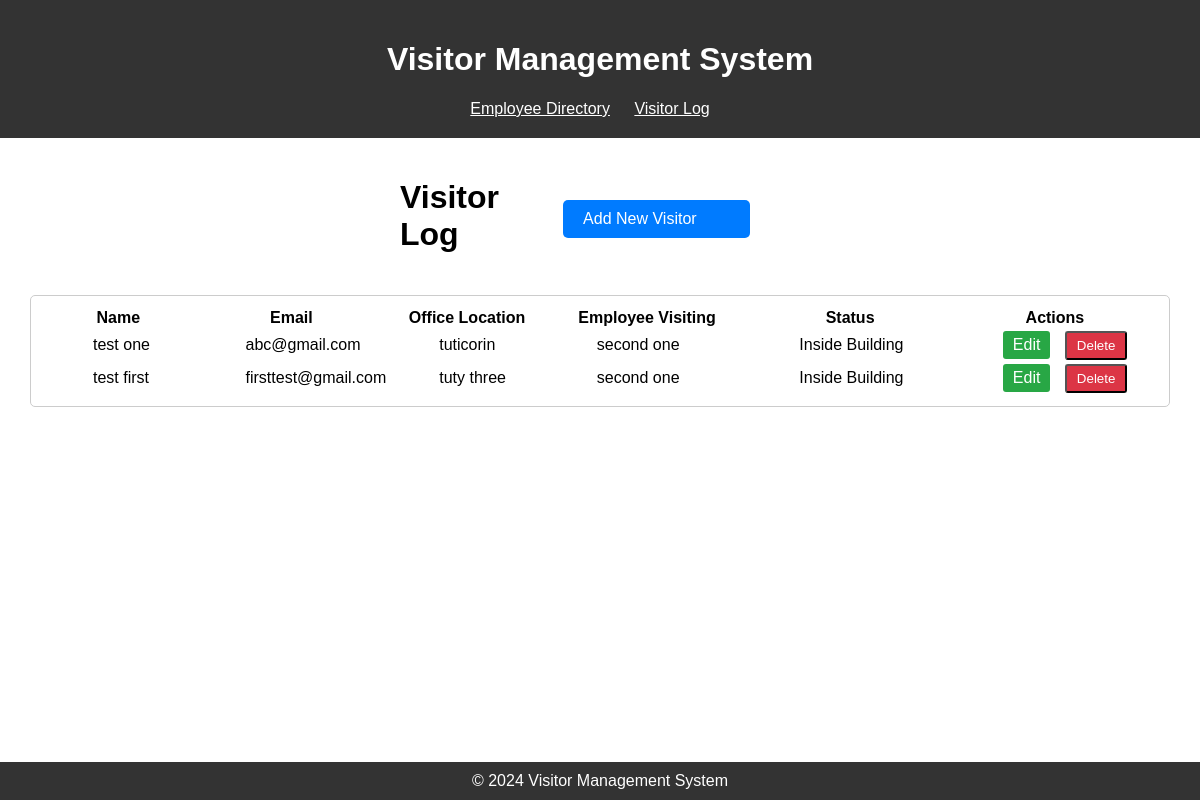
The app's page /visitors/ (signed in) with its own data.
### visitor_management/models.py (models this page shows)
class Visitor(models.Model):
    WAITING_FOR_CHECK_IN = 'Waiting for Check in'
    INSIDE_BUILDING = 'Inside Building'
    CHECKED_OUT = 'Checked Out'
    STATUS_CHOICES = [
        (WAITING_FOR_CHECK_IN, 'Waiting for Check in'),
        (INSIDE_BUILDING, 'Inside Building'),
        (CHECKED_OUT, 'Checked Out'),
    ]
    name = models.CharField(max_length=100)
    email = models.EmailField()
    office_location = models.CharField(max_length=100)
    employee_visiting = models.ForeignKey(Employee, on_delete=models.CASCADE)
    status = models.CharField(max_length=20, choices=STATUS_CHOICES)

class Employee(models.Model):
    name = models.CharField(max_length=100)
    email = models.EmailField(unique=True)
    office_location = models.CharField(max_length=100)
    department = models.CharField(max_length=100)
    def __str__(self):
        return self.name

### visitor_management/views.py (the view)
# urls.py: path('visitors/', views.VisitorListView.as_view(), name='visitor_list'),
class VisitorListView(APIView):
    def get(self, request):
        visitors = Visitor.objects.all()
        return render(request, 'visitor/visitor_list.html', {'visitors': visitors})

### visitor_management/templates/visitor/visitor_list.html (shortened to what this page needs)
{% extends 'base.html' %}
{% block content %}
<div style="display: flex; justify-content: space-between; align-items: center; margin: 0 auto; margin-top: 20px;">
    <h1 style="margin-left: 400px;">Visitor Log</h1>
    <a href="{% url 'visitor_add' %}" class="add-button" style="margin-right: 450px; margin-top: 25px;">Add New Visitor</a>
</div>
<div class="table-container" style="margin-top: 20px; margin-left: 30px; margin-right: 30px; padding: 10px; border: 1px solid #ccc; border-radius: 5px; overflow-x: auto;">
    <table class="employee-table" style="width: 100%; border-collapse: separate;">
        <thead>
            <tr>
                <th style="width: 15%;">Name</th>
                <th style="width: 10%;">Email</th>
                <th style="width: 15%;">Office Location</th>
                <th style="width: 20%;">Employee Visiting</th>
                <th style="width: 20%;">Status</th>
                <th style="width: 40%;">Actions</th>
            </tr>
        </thead>
        <tbody>
            {% for visitor in visitors %}
            <tr>
                <td style="padding-left: 50px;">{{ visitor.name }}</td>
                <td style="padding-left: 50px;">{{ visitor.email }}</td>
                <td style="padding-left: 50px;">{{ visitor.office_location }}</td>
                <td style="padding-left: 50px;">{{ visitor.employee_visiting }}</td>
                <td style="padding-left: 50px;">{{ visitor.status }}</td>
                <td style="padding-left: 50px;">
                    <a href="{% url 'visitor_edit' visitor.pk %}" class="edit-button">Edit</a>
                    <form action="{% url 'visitor_delete' visitor.pk %}" method="post" style="display: inline;">
                        <button type="submit" class="delete-button" onclick="return confirm('Are you sure you want to delete {{ visitor.name }}?')">Delete</button>
                    </form>
                </td>
            </tr>
            {% endfor %}
        </tbody>
    </table>
</div>
{% endblock %}

### visitor_management/templates/base.html (style rules this page uses)
body { margin: 0; padding: 0; font-family: Arial, sans-serif; }
.add-button { display: block; margin-bottom: 20px; padding: 10px 20px; background-color: #007bff; color: #fff; text-decoration: none; border-radius: 5px; width: 150px; }
.edit-button, .delete-button { display: inline-block; padding: 5px 10px; margin-right: 10px; background-color: #28a745; color: #fff; text-decoration: none; border-radius: 3px; }
.delete-button { background-color: #dc3545; }
.table-container { display: flex; justify-content: center; align-items: center; height: 100%; }

### records on screen
Visitor: name "test one", email "abc@gmail.com", office_location "tuticorin", employee_visiting "second one", status "Inside Building"
Visitor: name "test first", email "firsttest@gmail.com", office_location "tuty three", employee_visiting "second one", status "Inside Building"
